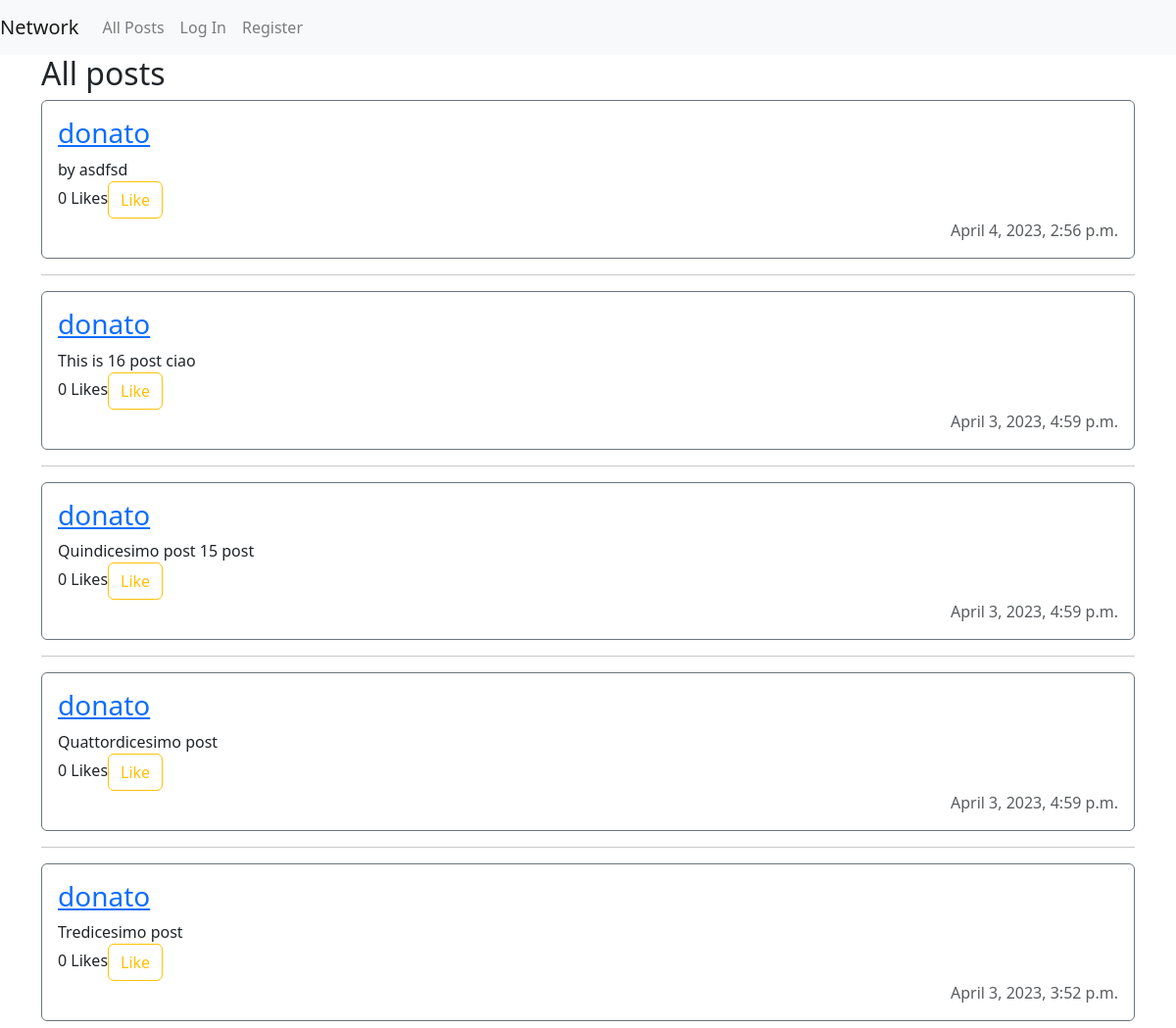
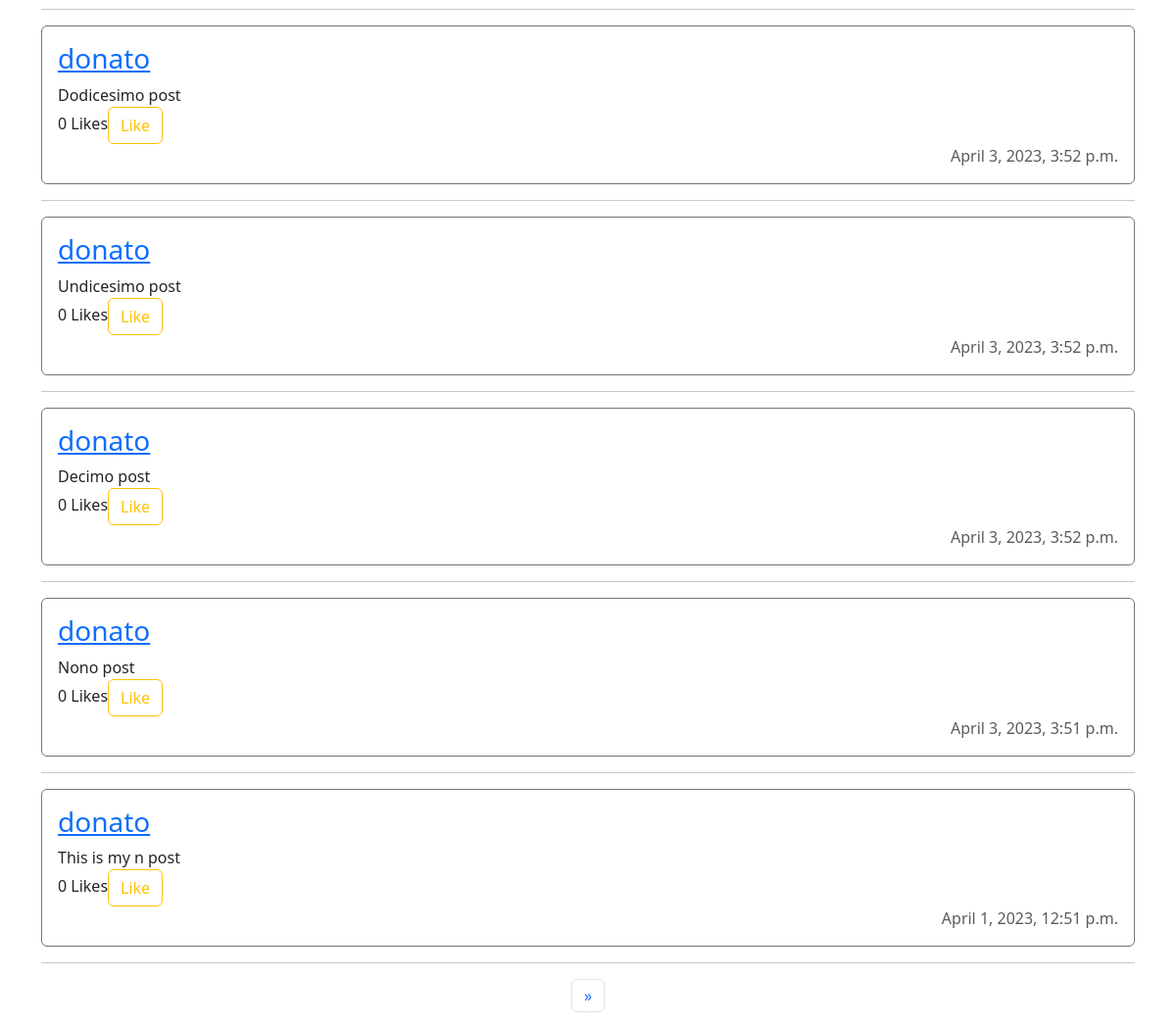
The page / on the database its author committed (2 pictures, top to bottom).
### network/models.py (models this page shows)
class Post(models.Model):
    user_id = models.ForeignKey(User, on_delete=models.CASCADE)
    content = models.TextField(max_length=280)
    n_likes = models.BigIntegerField(default=0)
    datetime = models.DateTimeField(auto_now_add=True)
    def __str__(self):
        return f"{self.user_id} => content: {self.content} on {self.datetime}"

class User(AbstractUser):
    pass

### network/views.py (the view)
# urls.py: path("", views.index, name="index"),
def index(request):
    if request.method == 'POST':
        user = User.objects.get(id=request.user.id)
        content = request.POST["new_post_content"]
        new_post = Post(user_id = user, content=content)
        new_post.save()
        return HttpResponseRedirect(reverse("index"))
    else:
        posts = Post.objects.all().order_by('-datetime')
        pagePosts = Paginator(posts, 10)
        page_number = request.GET.get('page')
        page_obj = pagePosts.get_page(page_number)
        range_page = range(page_obj.paginator.num_pages)
        context = {"pagePosts": pagePosts, "page_obj": page_obj, "range_page":range_page}
        return render(request, "network/index.html", context)

### network/templates/network/index.html (shortened to what this page needs)
{% extends "network/layout.html" %}
{% block body %}
    <div class="container d-flex flex-column" id="posts">
        <div>
            <h2>All posts</h2>
        </div>
        {% for post in page_obj %}
            <div class="d-flex flex-column border border-secondary rounded p-3">
                <h3><a href="{% url 'profile' post.user_id %}">{{ post.user_id }}</a></h3>
                <span id="content_{{ post.id }}">{{ post.content }}</span>
                <span>{{ post.n_likes}} Likes<button onclick="like('{{ post.id }}')" class="btn btn-outline-warning">Like</button></span>
                <span class="text-right text-muted">{{ post.datetime }}</span>
            </div>
            <hr>
        {% endfor %}
    </div>
    <div class="container">
    <nav>
        <ul class="pagination justify-content-center">
          {% if page_obj.has_next %}
          <li class="page-item">
            <a class="page-link" href="?page={{ page_obj.next_page_number }}" aria-label="Next">
              <span aria-hidden="true">&raquo;</span>
            </a>
          </li>
          {% endif %}
        </ul>
    </nav>
    </div>
{% endblock %}

### network/static/network/styles.css (style rules this page uses)
.border { border: 1px solid; border-collapse: collapse !important; border-radius: 25%; }

### rows shown on the page
Post: user_id "donato", content "by asdfsd", n_likes "0", datetime "April 4, 2023, 2:56 p.m."
Post: user_id "donato", content "This is 16 post ciao", n_likes "0", datetime "April 3, 2023, 4:59 p.m."
Post: user_id "donato", content "Quindicesimo post 15 post", n_likes "0", datetime "April 3, 2023, 4:59 p.m."
Post: user_id "donato", content "Quattordicesimo post", n_likes "0", datetime "April 3, 2023, 4:59 p.m."
Post: user_id "donato", content "Tredicesimo post", n_likes "0", datetime "April 3, 2023, 3:52 p.m."
Post: user_id "donato", content "Dodicesimo post", n_likes "0", datetime "April 3, 2023, 3:52 p.m."
Post: user_id "donato", content "Undicesimo post", n_likes "0", datetime "April 3, 2023, 3:52 p.m."
Post: user_id "donato", content "Decimo post", n_likes "0", datetime "April 3, 2023, 3:52 p.m."
Post: user_id "donato", content "Nono post", n_likes "0", datetime "April 3, 2023, 3:51 p.m."
Post: user_id "donato", content "This is my n post", n_likes "0", datetime "April 1, 2023, 12:51 p.m."
